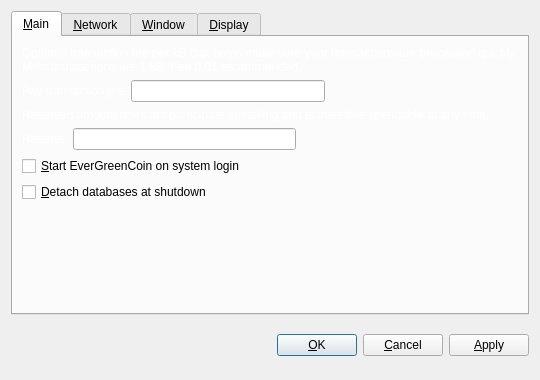
<?xml version="1.0" encoding="UTF-8"?>
<ui version="4.0">
 <class>OptionsDialog</class>
 <widget class="QDialog" name="OptionsDialog">
  <property name="geometry">
   <rect>
    <x>0</x>
    <y>0</y>
    <width>540</width>
    <height>380</height>
   </rect>
  </property>
  <property name="windowTitle">
   <string>Options</string>
  </property>
  <property name="styleSheet">
   <string notr="true"/>
  </property>
  <property name="modal">
   <bool>true</bool>
  </property>
  <layout class="QVBoxLayout" name="verticalLayout">
   <item>
    <widget class="QTabWidget" name="tabWidget">
     <property name="tabPosition">
      <enum>QTabWidget::North</enum>
     </property>
     <property name="currentIndex">
      <number>0</number>
     </property>
     <widget class="QWidget" name="tabMain">
      <attribute name="title">
       <string>&amp;Main</string>
      </attribute>
      <layout class="QVBoxLayout" name="verticalLayout_Main">
       <item>
        <widget class="QLabel" name="transactionFeeInfoLabel">
         <property name="styleSheet">
          <string notr="true">color: #ffffff;</string>
         </property>
         <property name="text">
          <string>Optional transaction fee per kB that helps make sure your transactions are processed quickly. Most transactions are 1 kB. Fee 0.01 recommended.</string>
         </property>
         <property name="textFormat">
          <enum>Qt::PlainText</enum>
         </property>
         <property name="wordWrap">
          <bool>true</bool>
         </property>
        </widget>
       </item>
       <item>
        <layout class="QHBoxLayout" name="horizontalLayoutFee">
         <item>
          <widget class="QLabel" name="transactionFeeLabel">
           <property name="styleSheet">
            <string notr="true">color: #ffffff;</string>
           </property>
           <property name="text">
            <string>Pay transaction &amp;fee</string>
           </property>
           <property name="textFormat">
            <enum>Qt::PlainText</enum>
           </property>
           <property name="buddy">
            <cstring>transactionFee</cstring>
           </property>
          </widget>
         </item>
         <item>
          <widget class="BitcoinAmountField" name="transactionFee"/>
         </item>
         <item>
          <spacer name="horizontalSpacerFee">
           <property name="orientation">
            <enum>Qt::Horizontal</enum>
           </property>
           <property name="sizeHint" stdset="0">
            <size>
             <width>40</width>
             <height>20</height>
            </size>
           </property>
          </spacer>
         </item>
        </layout>
       </item>
       <item>
        <widget class="QLabel" name="reserveBalanceInfoLabel">
         <property name="styleSheet">
          <string notr="true">color: #ffffff;</string>
         </property>
         <property name="text">
          <string>Reserved amount does not participate in staking and is therefore spendable at any time.</string>
         </property>
         <property name="textFormat">
          <enum>Qt::PlainText</enum>
         </property>
         <property name="wordWrap">
          <bool>true</bool>
         </property>
        </widget>
       </item>
       <item>
        <layout class="QHBoxLayout" name="horizontalLayoutReserveBalance">
         <item>
          <widget class="QLabel" name="reserveBalanceLabel">
           <property name="styleSheet">
            <string notr="true">color: #ffffff;</string>
           </property>
           <property name="text">
            <string>Reserve</string>
           </property>
           <property name="textFormat">
            <enum>Qt::PlainText</enum>
           </property>
           <property name="buddy">
            <cstring>reserveBalance</cstring>
           </property>
          </widget>
         </item>
         <item>
          <widget class="BitcoinAmountField" name="reserveBalance"/>
         </item>
         <item>
          <spacer name="horizontalSpacerReserveBalance">
           <property name="orientation">
            <enum>Qt::Horizontal</enum>
           </property>
           <property name="sizeHint" stdset="0">
            <size>
             <width>40</width>
             <height>20</height>
            </size>
           </property>
          </spacer>
         </item>
        </layout>
       </item>
       <item>
        <widget class="QCheckBox" name="bitcoinAtStartup">
         <property name="toolTip">
          <string>Automatically start EverGreenCoin after logging in to the system.</string>
         </property>
         <property name="text">
          <string>&amp;Start EverGreenCoin on system login</string>
         </property>
        </widget>
       </item>
       <item>
        <widget class="QCheckBox" name="detachDatabases">
         <property name="toolTip">
          <string>Detach block and address databases at shutdown. This means they can be moved to another data directory, but it slows down shutdown. The wallet is always detached.</string>
         </property>
         <property name="text">
          <string>&amp;Detach databases at shutdown</string>
         </property>
        </widget>
       </item>
       <item>
        <spacer name="verticalSpacer_Main">
         <property name="orientation">
          <enum>Qt::Vertical</enum>
         </property>
         <property name="sizeHint" stdset="0">
          <size>
           <width>20</width>
           <height>40</height>
          </size>
         </property>
        </spacer>
       </item>
      </layout>
     </widget>
     <widget class="QWidget" name="tabNetwork">
      <property name="styleSheet">
       <string notr="true">color: #ffffff;</string>
      </property>
      <attribute name="title">
       <string>&amp;Network</string>
      </attribute>
      <layout class="QVBoxLayout" name="verticalLayout_Network">
       <item>
        <widget class="QCheckBox" name="mapPortUpnp">
         <property name="toolTip">
          <string>Automatically open the EverGreenCoin client port on the router. This only works when your router supports UPnP and it is enabled.</string>
         </property>
         <property name="text">
          <string>Map port using &amp;UPnP</string>
         </property>
        </widget>
       </item>
       <item>
        <widget class="QCheckBox" name="connectSocks">
         <property name="toolTip">
          <string>Connect to the EverGreenCoin network through a SOCKS proxy (e.g. when connecting through Tor).</string>
         </property>
         <property name="text">
          <string>&amp;Connect through SOCKS proxy:</string>
         </property>
        </widget>
       </item>
       <item>
        <layout class="QHBoxLayout" name="horizontalLayout_Network">
         <item>
          <widget class="QLabel" name="proxyIpLabel">
           <property name="text">
            <string>Proxy &amp;IP:</string>
           </property>
           <property name="textFormat">
            <enum>Qt::PlainText</enum>
           </property>
           <property name="buddy">
            <cstring>proxyIp</cstring>
           </property>
          </widget>
         </item>
         <item>
          <widget class="QValidatedLineEdit" name="proxyIp">
           <property name="maximumSize">
            <size>
             <width>140</width>
             <height>16777215</height>
            </size>
           </property>
           <property name="toolTip">
            <string>IP address of the proxy (e.g. 127.0.0.1)</string>
           </property>
          </widget>
         </item>
         <item>
          <widget class="QLabel" name="proxyPortLabel">
           <property name="text">
            <string>&amp;Port:</string>
           </property>
           <property name="textFormat">
            <enum>Qt::PlainText</enum>
           </property>
           <property name="buddy">
            <cstring>proxyPort</cstring>
           </property>
          </widget>
         </item>
         <item>
          <widget class="QLineEdit" name="proxyPort">
           <property name="maximumSize">
            <size>
             <width>55</width>
             <height>16777215</height>
            </size>
           </property>
           <property name="toolTip">
            <string>Port of the proxy (e.g. 9050)</string>
           </property>
          </widget>
         </item>
         <item>
          <widget class="QLabel" name="socksVersionLabel">
           <property name="text">
            <string>SOCKS &amp;Version:</string>
           </property>
           <property name="textFormat">
            <enum>Qt::PlainText</enum>
           </property>
           <property name="buddy">
            <cstring>socksVersion</cstring>
           </property>
          </widget>
         </item>
         <item>
          <widget class="QValueComboBox" name="socksVersion">
           <property name="toolTip">
            <string>SOCKS version of the proxy (e.g. 5)</string>
           </property>
          </widget>
         </item>
         <item>
          <spacer name="horizontalSpacer_Network">
           <property name="orientation">
            <enum>Qt::Horizontal</enum>
           </property>
           <property name="sizeHint" stdset="0">
            <size>
             <width>40</width>
             <height>20</height>
            </size>
           </property>
          </spacer>
         </item>
        </layout>
       </item>
       <item>
        <spacer name="verticalSpacer_Network">
         <property name="orientation">
          <enum>Qt::Vertical</enum>
         </property>
         <property name="sizeHint" stdset="0">
          <size>
           <width>20</width>
           <height>40</height>
          </size>
         </property>
        </spacer>
       </item>
      </layout>
     </widget>
     <widget class="QWidget" name="tabWindow">
      <attribute name="title">
       <string>&amp;Window</string>
      </attribute>
      <layout class="QVBoxLayout" name="verticalLayout_Window">
       <item>
        <widget class="QCheckBox" name="minimizeToTray">
         <property name="toolTip">
          <string>Show only a tray icon after minimizing the window.</string>
         </property>
         <property name="text">
          <string>&amp;Minimize to the tray instead of the taskbar</string>
         </property>
        </widget>
       </item>
       <item>
        <widget class="QCheckBox" name="minimizeOnClose">
         <property name="toolTip">
          <string>Minimize instead of exit the application when the window is closed. When this option is enabled, the application will be closed only after selecting Quit in the menu.</string>
         </property>
         <property name="text">
          <string>M&amp;inimize on close</string>
         </property>
        </widget>
       </item>
       <item>
        <spacer name="verticalSpacer_Window">
         <property name="orientation">
          <enum>Qt::Vertical</enum>
         </property>
         <property name="sizeHint" stdset="0">
          <size>
           <width>20</width>
           <height>40</height>
          </size>
         </property>
        </spacer>
       </item>
      </layout>
     </widget>
     <widget class="QWidget" name="tabDisplay">
      <attribute name="title">
       <string>&amp;Display</string>
      </attribute>
      <layout class="QVBoxLayout" name="verticalLayout_Display">
       <item>
        <layout class="QHBoxLayout" name="horizontalLayout_1_Display">
         <item>
          <widget class="QLabel" name="langLabel">
           <property name="styleSheet">
            <string notr="true">color: #ffffff;</string>
           </property>
           <property name="text">
            <string>User Interface &amp;language:</string>
           </property>
           <property name="textFormat">
            <enum>Qt::PlainText</enum>
           </property>
           <property name="buddy">
            <cstring>lang</cstring>
           </property>
          </widget>
         </item>
         <item>
          <widget class="QValueComboBox" name="lang">
           <property name="toolTip">
            <string>The user interface language can be set here. This setting will take effect after restarting EverGreenCoin.</string>
           </property>
          </widget>
         </item>
        </layout>
       </item>
       <item>
        <layout class="QHBoxLayout" name="horizontalLayout_2_Display">
         <item>
          <widget class="QLabel" name="unitLabel">
           <property name="styleSheet">
            <string notr="true">color: #ffffff;</string>
           </property>
           <property name="text">
            <string>&amp;Unit to show amounts in:</string>
           </property>
           <property name="textFormat">
            <enum>Qt::PlainText</enum>
           </property>
           <property name="buddy">
            <cstring>unit</cstring>
           </property>
          </widget>
         </item>
         <item>
          <widget class="QValueComboBox" name="unit">
           <property name="toolTip">
            <string>Choose the default subdivision unit to show in the interface and when sending coins.</string>
           </property>
          </widget>
         </item>
        </layout>
       </item>
       <item>
        <widget class="QCheckBox" name="displayAddresses">
         <property name="toolTip">
          <string>Whether to show EverGreenCoin addresses in the transaction list or not.</string>
         </property>
         <property name="text">
          <string>&amp;Display addresses in transaction list</string>
         </property>
        </widget>
       </item>
       <item>
        <widget class="QCheckBox" name="coinControlFeatures">
         <property name="toolTip">
          <string>Whether to show coin control features or not.</string>
         </property>
         <property name="text">
          <string>Display coin &amp;control features (experts only!)</string>
         </property>
        </widget>
       </item>
       <item>
        <spacer name="verticalSpacer_Display">
         <property name="orientation">
          <enum>Qt::Vertical</enum>
         </property>
         <property name="sizeHint" stdset="0">
          <size>
           <width>20</width>
           <height>40</height>
          </size>
         </property>
        </spacer>
       </item>
      </layout>
     </widget>
    </widget>
   </item>
   <item>
    <layout class="QHBoxLayout" name="horizontalLayout_Buttons">
     <item>
      <spacer name="horizontalSpacer_1">
       <property name="orientation">
        <enum>Qt::Horizontal</enum>
       </property>
       <property name="sizeHint" stdset="0">
        <size>
         <width>40</width>
         <height>48</height>
        </size>
       </property>
      </spacer>
     </item>
     <item>
      <widget class="QLabel" name="statusLabel">
       <property name="text">
        <string/>
       </property>
       <property name="textFormat">
        <enum>Qt::PlainText</enum>
       </property>
       <property name="wordWrap">
        <bool>true</bool>
       </property>
      </widget>
     </item>
     <item>
      <spacer name="horizontalSpacer_2">
       <property name="orientation">
        <enum>Qt::Horizontal</enum>
       </property>
       <property name="sizeHint" stdset="0">
        <size>
         <width>40</width>
         <height>48</height>
        </size>
       </property>
      </spacer>
     </item>
     <item>
      <widget class="QPushButton" name="okButton">
       <property name="text">
        <string>&amp;OK</string>
       </property>
      </widget>
     </item>
     <item>
      <widget class="QPushButton" name="cancelButton">
       <property name="text">
        <string>&amp;Cancel</string>
       </property>
       <property name="autoDefault">
        <bool>false</bool>
       </property>
      </widget>
     </item>
     <item>
      <widget class="QPushButton" name="applyButton">
       <property name="text">
        <string>&amp;Apply</string>
       </property>
       <property name="autoDefault">
        <bool>false</bool>
       </property>
      </widget>
     </item>
    </layout>
   </item>
  </layout>
 </widget>
 <customwidgets>
  <customwidget>
   <class>QValidatedLineEdit</class>
   <extends>QLineEdit</extends>
   <header>qvalidatedlineedit.h</header>
  </customwidget>
  <customwidget>
   <class>BitcoinAmountField</class>
   <extends>QLineEdit</extends>
   <header>bitcoinamountfield.h</header>
   <container>1</container>
  </customwidget>
  <customwidget>
   <class>QValueComboBox</class>
   <extends>QComboBox</extends>
   <header>qvaluecombobox.h</header>
  </customwidget>
 </customwidgets>
 <resources/>
 <connections/>
</ui>
